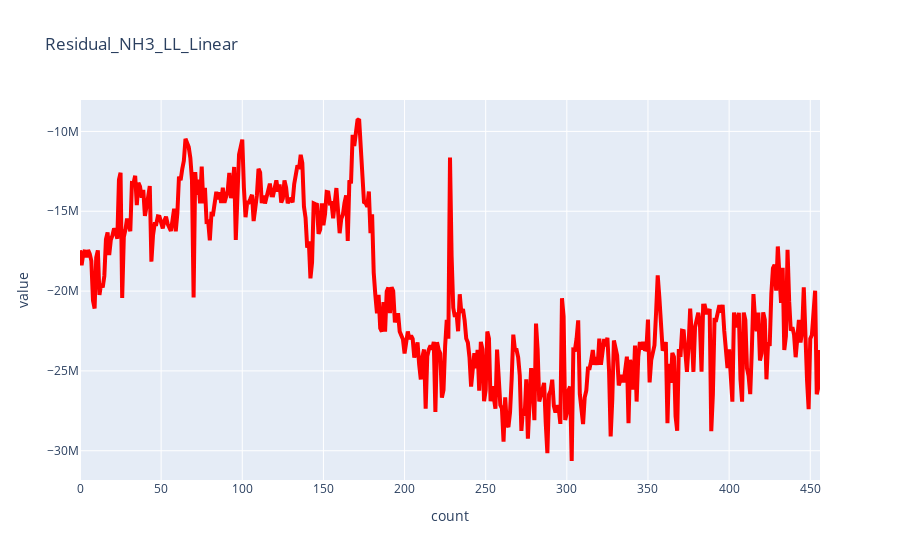

Notebook cell for this chart:
### Code cell
#Plotting trend Residual#
path=r"D:\OneDrive - TATA INDUSTRIES LIMITED - TATA INSIGHTS & QUANTS DIVISION\TSL\TSJ\Steel_Making\Coke_Plant\New_ByProduct\Phase_2\NH3_LL\Linear"

import plotly.graph_objects as go
fig = go.Figure()

fig.add_trace(go.Scatter(x=df1.index, y=df1['Residual'], name='Residual',
line=dict(color='red', width=4)))

fig.update_layout(title='Residual_NH3_LL_Linear',
# yaxis_range=[-1,1],                 
xaxis_title='count',
yaxis_title='value')
fig.write_html(path+"\\plot\\"+"nh3ll_residual_plot_v5_unseen_4_raw_Try1"+".html")
fig.show()

### Figure 1 — Plotly figure (JSON) as saved in the notebook; plotly's stock layout.template omitted (floating-point values rounded to 4 significant figures; data arrays with more than 128 entries replaced by an {"elided": "..."} marker saying what was removed)
{"data": [{"line": {"color": "red", "width": 4}, "name": "Residual", "type": "scatter", "x": {"elided": "457 int values"}, "y": {"elided": "457 float values"}}], "layout": {"title": {"text": "Residual_NH3_LL_Linear"}, "xaxis": {"title": {"text": "count"}}, "yaxis": {"title": {"text": "value"}}}}
